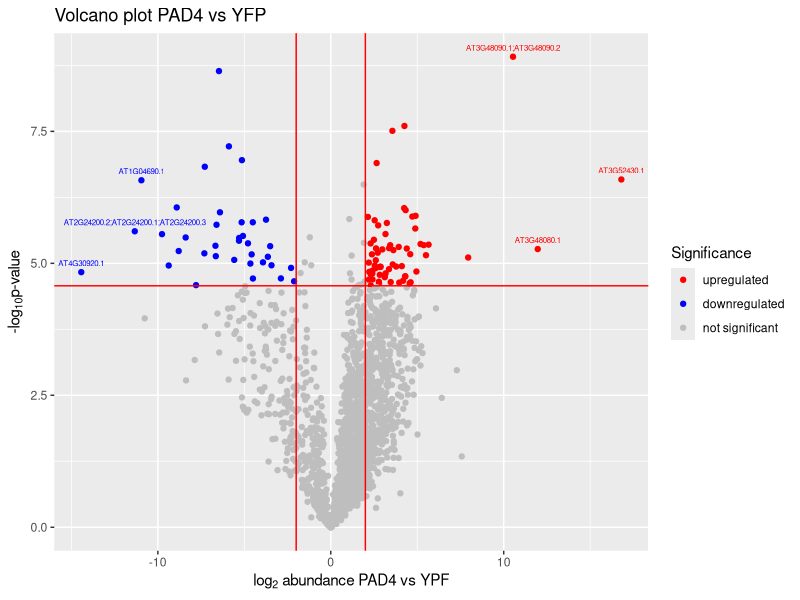
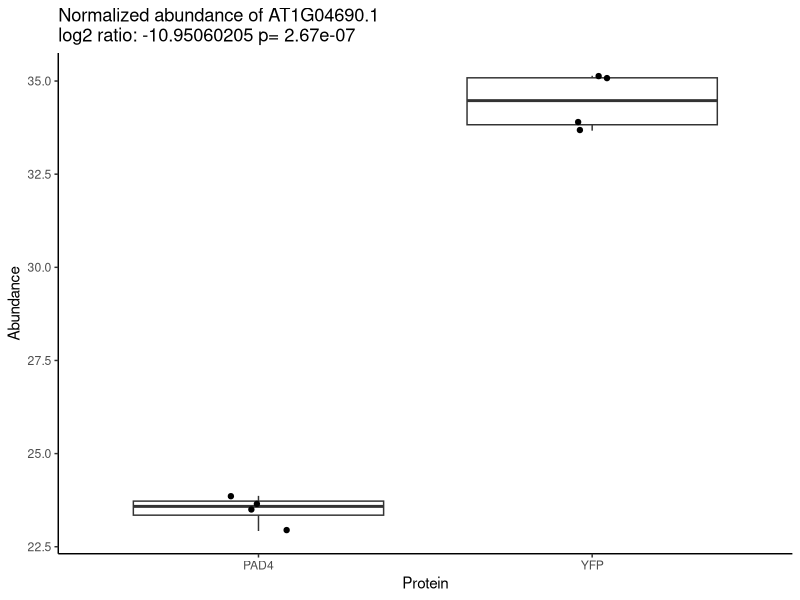
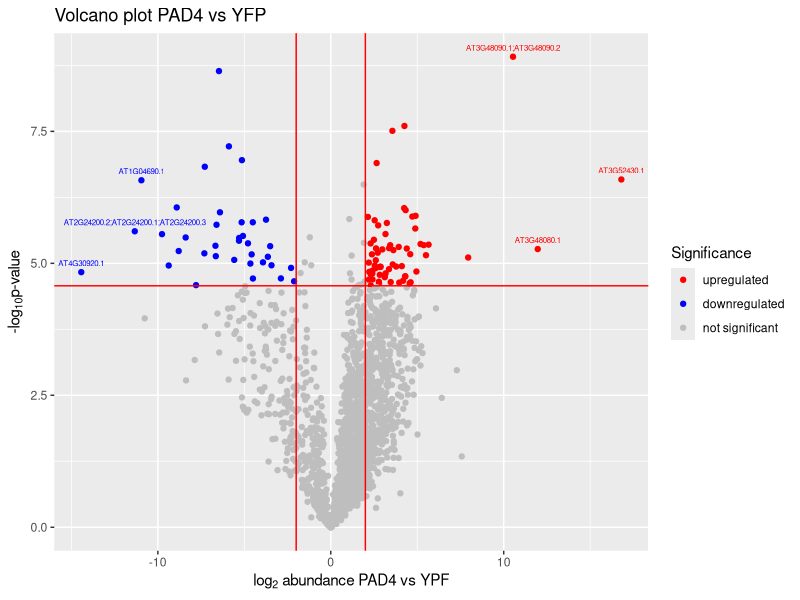
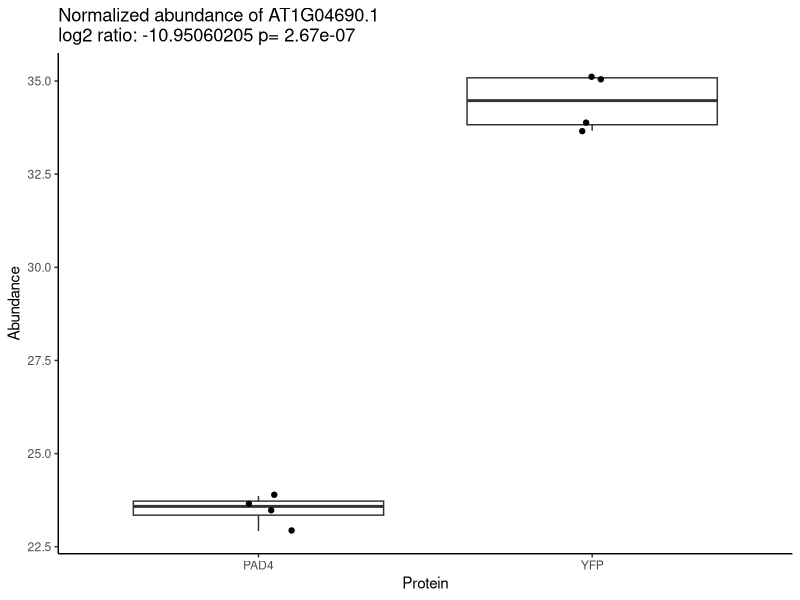

The R source for these figures, in order:
#Packages
library(tidyverse) 
library(RColorBrewer) 
library(ggrepel)

#Importing the data
challenge <- Challenge <- read.delim("week2-Thepenguincoder/data/Challenge.txt")

#Create a new column with the transformed p values
challenge$logpval <- -log10(challenge$pval_PAD4_vs_YFP)

#Creates a new column that specifies for each point whether or not its significant
challenge$updownsig <- "not significant"
challenge$updownsig[challenge$log2_PAD4_vs_YFP > 2 & 
                      challenge$logpval > -log10(0.05/length(challenge$Protein.IDs))]<- "upregulated"
challenge$updownsig[challenge$log2_PAD4_vs_YFP < -2 & 
                      challenge$logpval > -log10(0.05/length(challenge$Protein.IDs))]<- "downregulated"
challenge$updownsig<-factor(challenge$updownsig, levels=c("upregulated","downregulated","not significant"))

#Makes a small dataframe with the most up or downregulated genes, used later for annotation
top_genes <- challenge[(challenge$log2_PAD4_vs_YFP > 10|challenge$log2_PAD4_vs_YFP < -10) & challenge$logpval > -log10(0.05/length(challenge$Protein.IDs))
                       ,]

#Creating the plot and exporting it
volcanoplot <- ggplot(data = challenge, aes(x=log2_PAD4_vs_YFP, y=logpval, col=updownsig))+
  geom_point()+
  labs(color = 'Significance', #legend_title, 
       x = expression("log"[2]*" abundance PAD4 vs YPF"), y = expression("-log"[10]*"p-value")) +
  geom_vline(xintercept = c(-2, 2), col = "red") +
  geom_hline(yintercept = -log(0.05/length(challenge$Protein.IDs), base=10), col = "red")+
  scale_color_manual(values = c("red", "blue", "grey"))+
  geom_text(data = top_genes, aes(label = Majority.protein.IDs), vjust = -1, size = 2)+
  ggtitle('Volcano plot PAD4 vs YFP')

volcanoplot
ggsave(filename = "volcanoplot.pdf", plot = volcanoplot, device = "pdf", 
       path = "week2-Thepenguincoder/data", width = 250, height = 150, units = "mm", 
       dpi = 500, limitsize = TRUE)



#Select a protein from the dataset
protein <- challenge[30,]

#Pivot the dataframe to make later analysis easier
protein_long <-protein %>% pivot_longer(
  cols = contains("rep"), 
  names_to = "protein", 
  values_to = "abundance"
)

#Make a factor from the two proteins
protein_long$protein[grep("PAD4",protein_long$protein)] <- "PAD4"
protein_long$protein[grep("YFP",protein_long$protein)] <- "YFP"
protein_long$protein <- factor(protein_long$protein)

#Creates and exports the bloxplot
boxplot <- ggplot(aes(y=abundance, x=protein), data=protein_long)+
  geom_boxplot()+
  geom_jitter(width=0.1)+
  xlab("Protein") +
  ylab("Abundance") +
  theme_classic()+
  ggtitle(paste('Normalized abundance of', toString(protein_long$Majority.protein.IDs[1]),
                "\nlog2 ratio:", toString(protein_long$log2_PAD4_vs_YFP[1]),
                "p=", toString(protein_long$pval_PAD4_vs_YFP[1])))

boxplot
ggsave(filename = "challenge_boxplot.pdf", plot = boxplot, device = "pdf", 
       path = "week2-Thepenguincoder/data", width = 250, height = 150, units = "mm", 
       dpi = 500, limitsize = TRUE)



